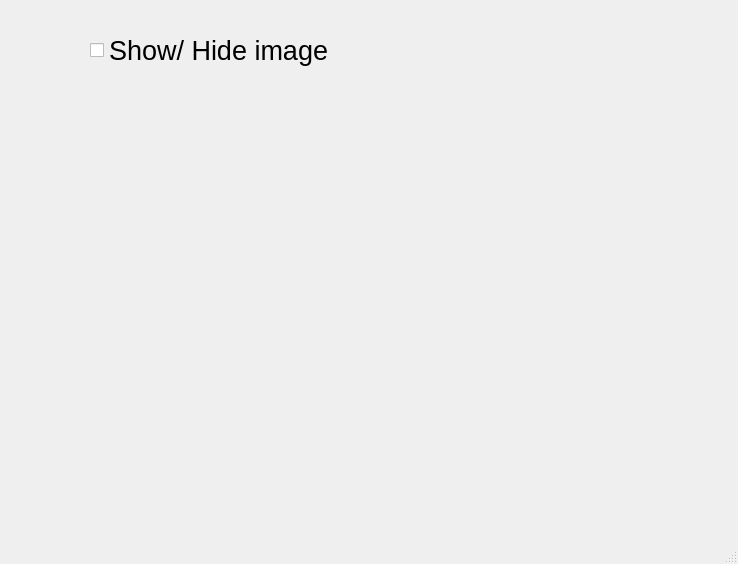
<?xml version="1.0" encoding="UTF-8"?>
<ui version="4.0">
 <class>MainWindow</class>
 <widget class="QMainWindow" name="MainWindow">
  <property name="geometry">
   <rect>
    <x>0</x>
    <y>0</y>
    <width>738</width>
    <height>564</height>
   </rect>
  </property>
  <property name="windowTitle">
   <string>MainWindow</string>
  </property>
  <widget class="QWidget" name="centralwidget">
   <widget class="QCheckBox" name="checkBox">
    <property name="geometry">
     <rect>
      <x>90</x>
      <y>30</y>
      <width>371</width>
      <height>41</height>
     </rect>
    </property>
    <property name="font">
     <font>
      <pointsize>20</pointsize>
     </font>
    </property>
    <property name="text">
     <string>Show/ Hide image</string>
    </property>
   </widget>
   <widget class="QLabel" name="label">
    <property name="geometry">
     <rect>
      <x>30</x>
      <y>80</y>
      <width>661</width>
      <height>381</height>
     </rect>
    </property>
    <property name="text">
     <string/>
    </property>
    <property name="pixmap">
     <pixmap>pam.webp</pixmap>
    </property>
   </widget>
  </widget>
  <widget class="QMenuBar" name="menubar">
   <property name="geometry">
    <rect>
     <x>0</x>
     <y>0</y>
     <width>738</width>
     <height>26</height>
    </rect>
   </property>
  </widget>
  <widget class="QStatusBar" name="statusbar"/>
 </widget>
 <resources/>
 <connections/>
</ui>
